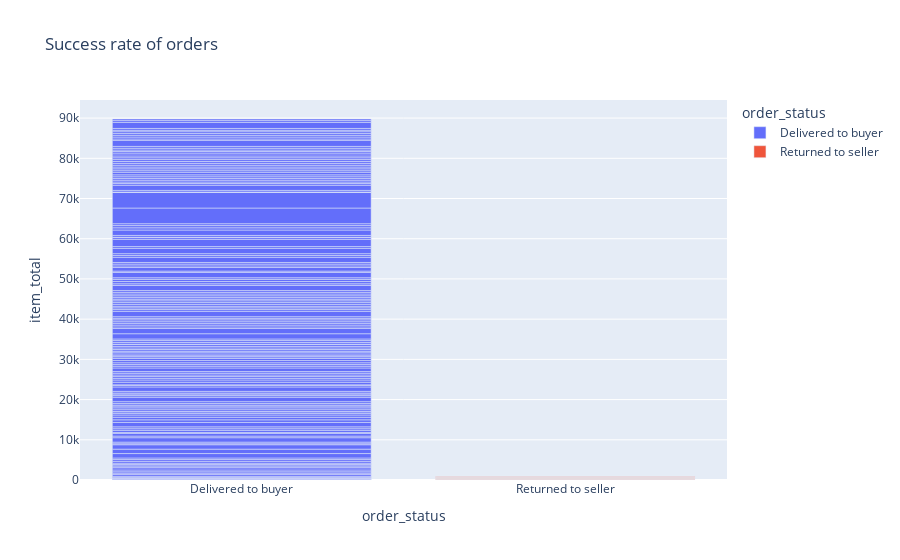

Notebook code cell kept with this figure:
### Code cell
df_status = df[['order_status', 'item_total']]
fig = px.bar(data_frame=df_status, x='order_status', y='item_total', color='order_status', title='Success rate of orders')
fig.show()

### Figure 1 — Plotly figure (JSON) as saved in the notebook; plotly's stock layout.template omitted (floating-point values rounded to 4 significant figures; data arrays with more than 128 entries replaced by an {"elided": "..."} marker saying what was removed)
{"data": [{"alignmentgroup": "True", "hovertemplate": "order_status=%{x}<br>item_total=%{y}<extra></extra>", "legendgroup": "Delivered to buyer", "marker": {"color": "#636efa", "pattern": {"shape": ""}}, "name": "Delivered to buyer", "offsetgroup": "Delivered to buyer", "orientation": "v", "showlegend": true, "textposition": "auto", "type": "bar", "x": {"elided": "160 str values"}, "xaxis": "x", "y": {"elided": "160 float values"}, "yaxis": "y"}, {"alignmentgroup": "True", "hovertemplate": "order_status=%{x}<br>item_total=%{y}<extra></extra>", "legendgroup": "Returned to seller", "marker": {"color": "#EF553B", "pattern": {"shape": ""}}, "name": "Returned to seller", "offsetgroup": "Returned to seller", "orientation": "v", "showlegend": true, "textposition": "auto", "type": "bar", "x": ["Returned to seller", "Returned to seller", "Returned to seller", "Returned to seller", "Returned to seller", "Returned to seller", "Returned to seller", "Returned to seller", "Returned to seller", "Returned to seller", "Returned to seller"], "xaxis": "x", "y": [84.96, 84.96, 84.96, 84.96, 84.96, 84.96, 84.96, 84.96, 84.96, 84.96, 84.96], "yaxis": "y"}], "layout": {"autosize": true, "barmode": "relative", "legend": {"title": {"text": "order_status"}, "tracegroupgap": 0}, "title": {"text": "Success rate of orders"}, "xaxis": {"anchor": "y", "autorange": true, "categoryarray": ["Delivered to buyer", "Returned to seller"], "categoryorder": "array", "domain": [0, 1], "range": [-0.5, 1.5], "title": {"text": "order_status"}, "type": "category"}, "yaxis": {"anchor": "x", "autorange": true, "domain": [0, 1], "range": [0, 94500.0], "title": {"text": "item_total"}, "type": "linear"}}}
